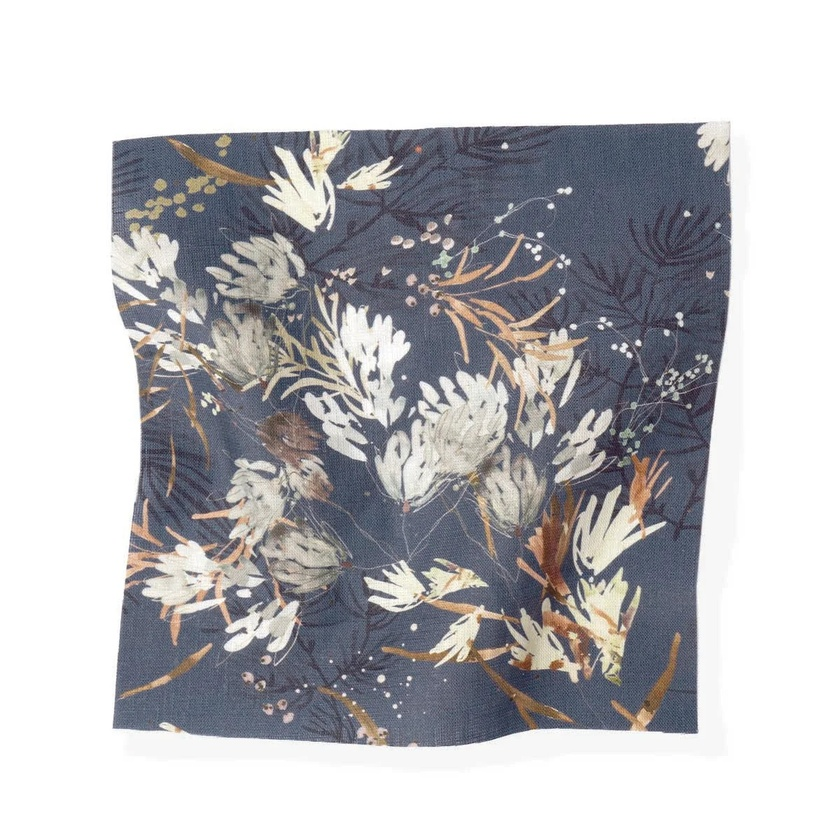
#> input picture app/image/sample.jpg, 840 x 840 px, shrunk from 1200 x 1200 before the run
$ python -i canny.py   (imports and definitions only)
#> lines starting #> are read from the running program, lines starting #| are printed output that depends on the picture; after the words box and inside, x2 and y2 are one past the last pixel; in counts of white or black regions, pixels touching at a corner belong together
#> further down, picture is the input picture: shape (840, 840, 3); mean B, G, R 189.7, 186.7, 187.1
import cv2
import numpy as np


class CannyMethod:
    def __init__(self):
        self.lower_threshold = 50
        self.upper_threshold = 150

    def process(self, image):

        if image is None:
            return None, 0, None

        gray = cv2.cvtColor(image, cv2.COLOR_BGR2GRAY)
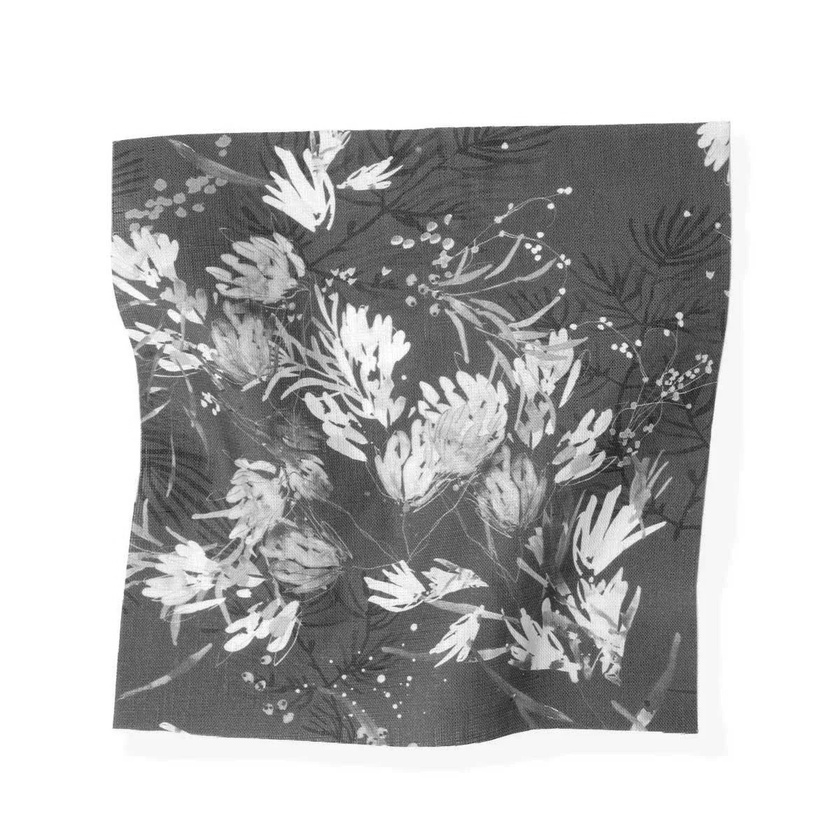
#> gray: shape (840, 840); min 11, max 255, mean 187.2
        blur = cv2.GaussianBlur(gray, (5, 5), 0)

        edges = cv2.Canny(blur, self.lower_threshold, self.upper_threshold)
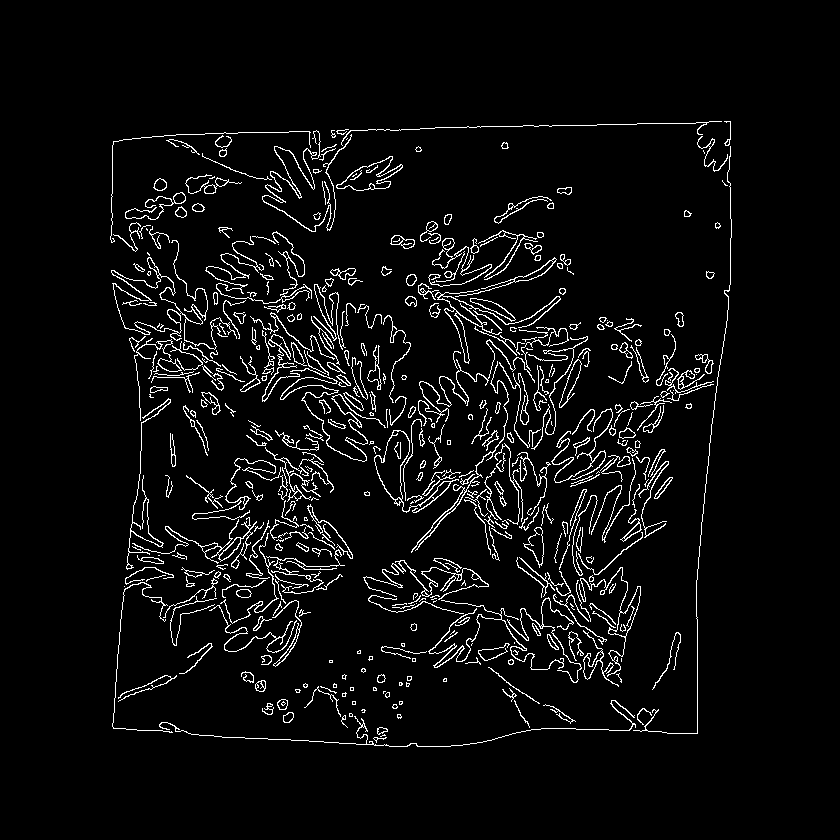
#> edges: shape (840, 840); 4.8% white in thin lines or dots, all inside (x1, y1, x2, y2) = (110, 121, 732, 747)

        kernel = np.ones((5, 5), np.uint8)
        edges = cv2.dilate(edges, kernel, iterations=1)
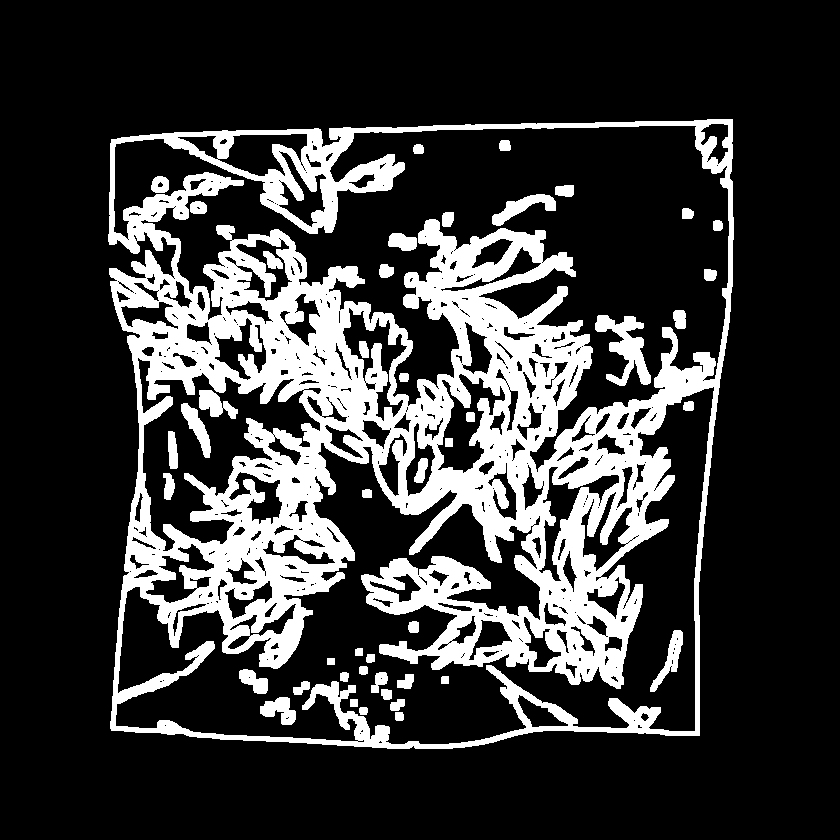
#> edges: shape (840, 840); 21.8% white; 45 white regions, largest, box (x1, y1, x2, y2) and area: (108, 119, 734, 749) 143330, (595, 315, 651, 386) 1769, (492, 194, 556, 226) 804
        edges = cv2.morphologyEx(edges, cv2.MORPH_CLOSE, kernel)
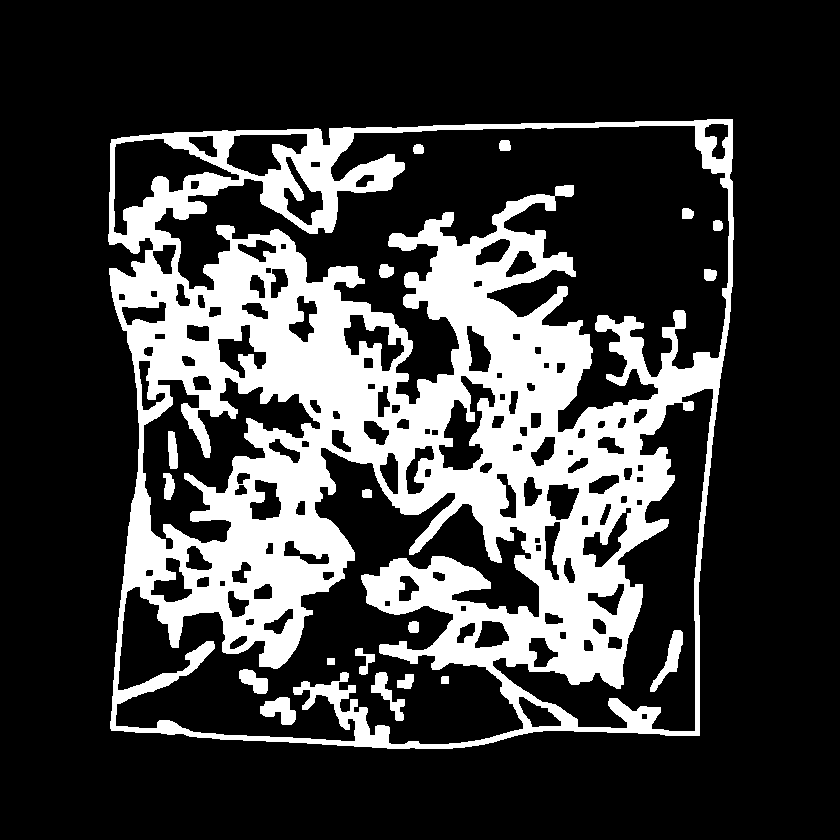
#> edges: shape (840, 840); 23.8% white; 19 white regions

        contours, _ = cv2.findContours(
            edges, cv2.RETR_EXTERNAL, cv2.CHAIN_APPROX_SIMPLE
        )
#> contours = 1 contour; box (x1, y1, x2, y2) and area: (108, 119, 734, 749) 362218

        result = np.zeros_like(edges)
        area = 0
        contour = None

        if contours:
            contour = max(contours, key=cv2.contourArea)
#> contour = contour of 423 points, box (x1, y1, x2, y2) (108, 119, 734, 749), area 362218
            area = cv2.contourArea(contour)
#> area = 362218.5
            cv2.drawContours(result, [contour], -1, 255, 2)
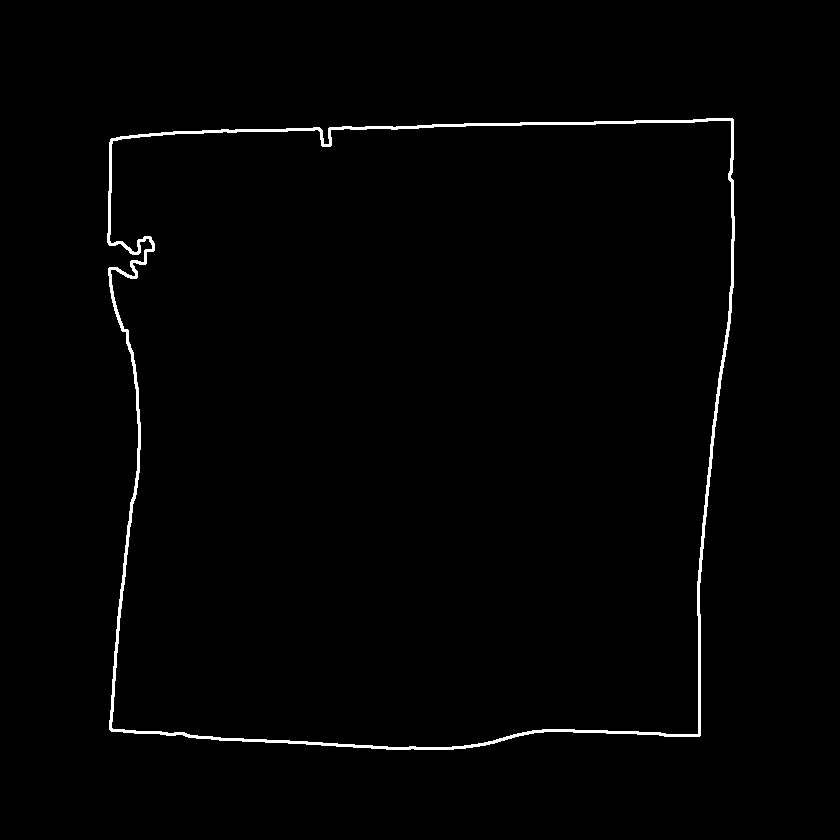
#> result: shape (840, 840); 1.2% white; 1 white region, box (x1, y1, x2, y2) and area: (107, 118, 735, 750) 8132

        return result, area, contour

>>> import cv2
>>> picture = cv2.imread('../image/sample.jpg')
>>> result = CannyMethod().process(picture)
